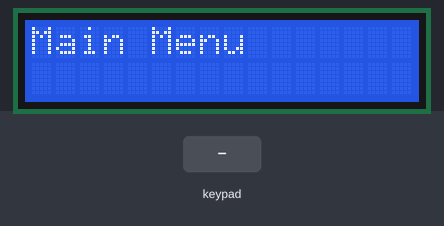
Simulated run of this sketch. Board: Arduino Uno, built with avr-gcc and run on an emulated ATmega328P. On the bench: 16×2 character LCD. The test bench sets the inputs (shaded band).

Above: at 1.2 s.
1.3 s: key 'A' pressed
At 1.9 s:
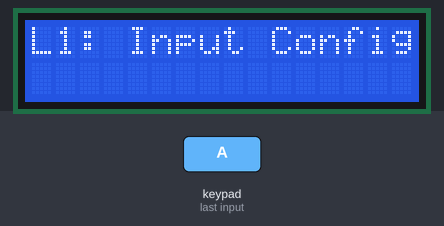
2.8 s: keypad keys 9 8 7 6 A pressed 0.4 s apart
At 5.4 s:
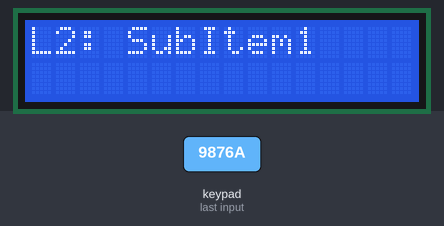
6.3 s: keypad keys 5 4 3 2 A pressed 0.4 s apart
At 9.0 s:
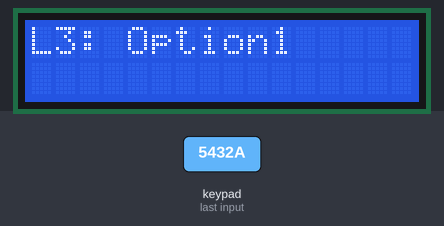
9.8 s: key '6' pressed
At 10.6 s:
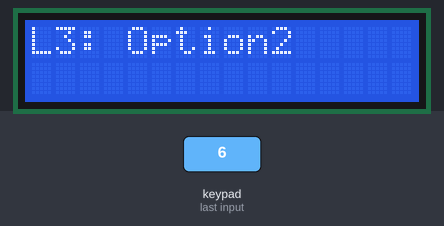
11.3 s: key 'B' pressed
At 11.9 s:
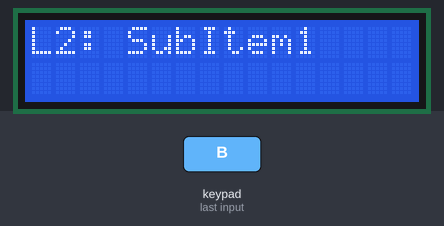
Timing chart, 0 to 13.8 s (numbered marks = the images above; inputs shaded):
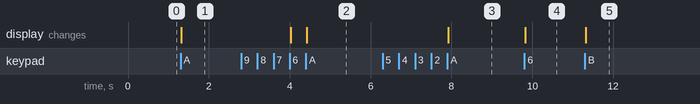

The sketch:

menu_design.ino
```cpp
#include <Keypad.h>
#include <LiquidCrystal_I2C.h>
#include <Wire.h>

// Keypad setup for 4x4 keypad
const byte ROWS = 4; // Four rows
const byte COLS = 4; // Four columns
char keys[ROWS][COLS] = {
  {'1', '2', '3', 'A'},
  {'4', '5', '6', 'B'},
  {'7', '8', '9', 'C'},
  {'*', '0', '#', 'D'}
};
byte rowPins[ROWS] = {9, 8, 7, 6}; // Connect to the row pinouts of the keypad
byte colPins[COLS] = {5, 4, 3, 2}; // Connect to the column pinouts of the keypad
Keypad keypad = Keypad(makeKeymap(keys), rowPins, colPins, ROWS, COLS);

// LCD setup
LiquidCrystal_I2C lcd(0x27, 16, 2); // Set the LCD I2C address

// Menu state machine
enum MenuState { MAIN_MENU, LEVEL_1, LEVEL_2, LEVEL_3 };
MenuState currentMenu = MAIN_MENU;

int selectedItemLevel1 = 0;
int selectedItemLevel2 = 0;
int selectedItemLevel3 = 0;

// Menu items
const char* mainMenuItems[] = {"Input Config", "Output Config", "Timer/Delay Config", "Date/Time Config", "Auto Silence Config", "Chime Config", "Password Config", "Panel Info Config", "History View Setting", "Factory Reset"};
const char* level1MenuItems[] = {"SubItem1", "SubItem2", "SubItem3"};
const char* level2MenuItems[] = {"Option1", "Option2"};

void setup() {
  lcd.init();
  lcd.backlight();
  updateDisplay();  // Initial display update
}

void loop() {
  char key = keypad.getKey();
  if (key) {
    handleKeyPress(key);
    updateDisplay();
  }
}

void handleKeyPress(char key) {
  switch (currentMenu) {
    case MAIN_MENU:
      handleMain(key);
      break;
    case LEVEL_1:
      handleLevel1(key);
      break;
    case LEVEL_2:
      handleLevel2(key);
      break;
    case LEVEL_3:
      handleLevel3(key);
      break;
  }
}

void handleMain(char key) {
  if (key == 'A') {
    currentMenu = LEVEL_1;
  }
}

void handleLevel1(char key) {
  switch (key) {
    case '4': selectedItemLevel1 = max(0, selectedItemLevel1 - 1); break;
    case '6': selectedItemLevel1 = min(2, selectedItemLevel1 + 1); break;
    case 'A': currentMenu = LEVEL_2; break;
    case 'B': currentMenu = MAIN_MENU; break;
  }
}

void handleLevel2(char key) {
  switch (key) {
    case '4': selectedItemLevel2 = max(0, selectedItemLevel2 - 1); break;
    case '6': selectedItemLevel2 = min(2, selectedItemLevel2 + 1); break;
    case 'A': currentMenu = LEVEL_3; break;
    case 'B': currentMenu = LEVEL_1; break;
  }
}

void handleLevel3(char key) {
  switch (key) {
    case '4': selectedItemLevel3 = max(0, selectedItemLevel3 - 1); break;
    case '6': selectedItemLevel3 = min(1, selectedItemLevel3 + 1); break;
    case 'A':
      // Perform action for selected item
      break;
    case 'B': currentMenu = LEVEL_2; break;
  }
}


void updateDisplay() {
  lcd.clear();
  switch (currentMenu) {
    case MAIN_MENU:
      lcd.print("Main Menu");
      break;
    case LEVEL_1:
      lcd.print("L1: ");
      lcd.print(mainMenuItems[selectedItemLevel1]);
      break;
    case LEVEL_2:
      lcd.print("L2: ");
      lcd.print(level1MenuItems[selectedItemLevel2]);
      break;
    case LEVEL_3:
      lcd.print("L3: ");
      lcd.print(level2MenuItems[selectedItemLevel3]);
      break;
  }
}
```

Measured:
- after the input at 1.3 s, the display: changes at once (image 1)
- after the input at 2.8 s, the display: first changes after 1.2 s (image 2 shows a later state)
- after the input at 6.3 s, the display: changes after 1.6 s (image 3)
- after the input at 9.8 s, the display: changes at once (image 4)
- after the input at 11.3 s, the display: changes at once (image 5)
